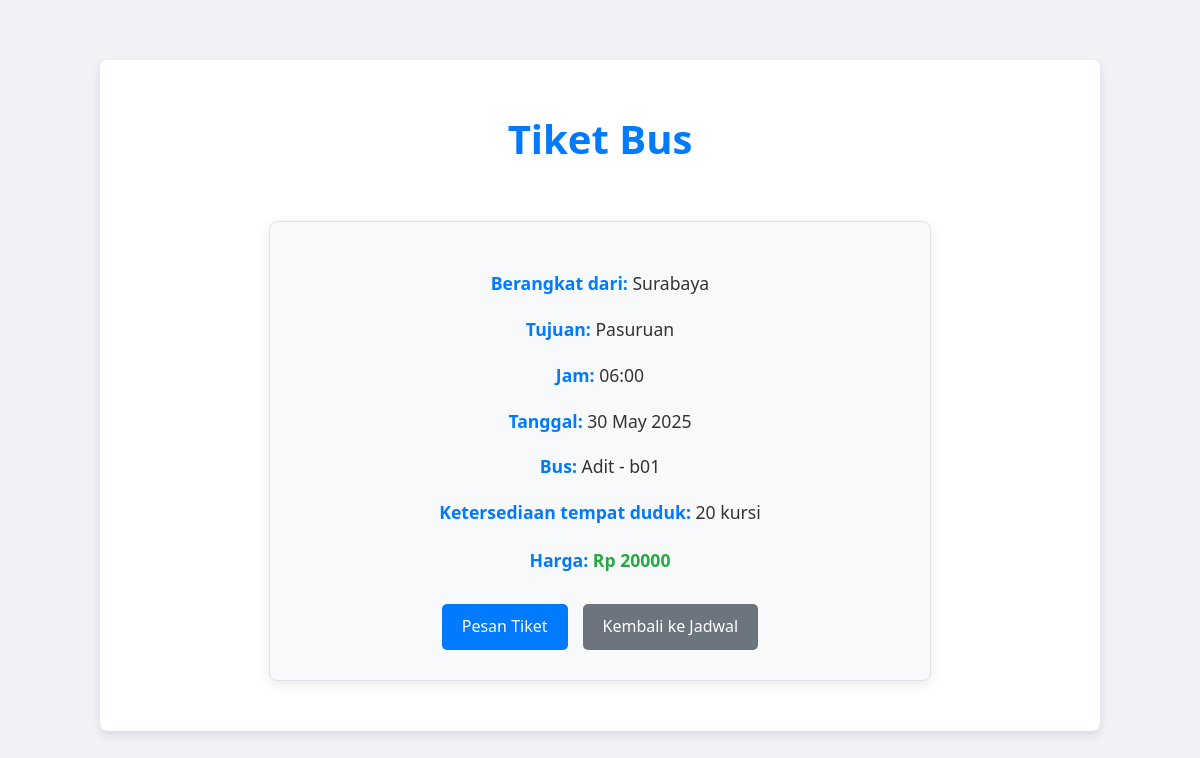
The page /schedule/1/ on the database its author committed.
### bus/models.py (models this page shows, shortened)
class Schedule(models.Model):
    bus = models.ForeignKey(Bus, on_delete=models.CASCADE)
    arrival_time = models.DateTimeField()
    price = models.DecimalField(max_digits=10, decimal_places=2)
    available_seats = models.IntegerField()
    origin = models.CharField(max_length=100, db_index=True)
    destination = models.CharField(max_length=100, db_index=True)
    departure_time = models.DateTimeField(db_index=True)

class Bus(models.Model):
    operator = models.ForeignKey(Operator, on_delete=models.CASCADE)
    bus_number = models.CharField(max_length=50)
    capacity = models.IntegerField()

class Operator(models.Model):
    name = models.CharField(max_length=100)
    description = models.TextField()
    slug = models.SlugField(unique=True) # Untuk URL yang lebih bersih (e.g., /transjatim/)

### bus/views.py (the view)
# urls.py: path('schedule/<int:schedule_id>/', views.ticket_detail, name='ticket_detail'),
def ticket_detail(request, schedule_id):
    schedule = get_object_or_404(Schedule, id=schedule_id)
    context = {
        'schedule': schedule,
    }
    return render(request, 'bus/ticket_detail.html', context)

### bus/templates/bus/ticket_detail.html (shortened to what this page needs)
{% load static %}
<!DOCTYPE html>
<html lang="en">
<head>
    <link rel="stylesheet" href="{% static 'bus/css/style.css' %}">
</head>
<body>
    <div class="container">
        <h1 class="main-title">Tiket Bus</h1>
        <div class="ticket-detail-card">
            <p><strong>Berangkat dari:</strong> {{ schedule.origin }}</p>
            <p><strong>Tujuan:</strong> {{ schedule.destination }}</p>
            <p><strong>Jam:</strong> {{ schedule.departure_time|date:"H:i" }}</p>
            <p><strong>Tanggal:</strong> {{ schedule.departure_time|date:"d M Y" }}</p>
            <p><strong>Bus:</strong> {{ schedule.bus.operator.name }} - {{ schedule.bus.bus_number }}</p>
            <p><strong>Ketersediaan tempat duduk:</strong> {{ schedule.available_seats }} kursi</p>
            <p class="price-display"><strong>Harga:</strong> Rp {{ schedule.price|floatformat:0 }}</p>
            {% if schedule.available_seats > 0 %}
                <div class="action-buttons">
                    <a href="{% url 'bus:book_ticket' schedule_id=schedule.id %}" class="btn">Pesan Tiket</a>
                    <a href="{% url 'bus:operator_detail' operator_slug=schedule.bus.operator.slug %}" class="btn btn-secondary">Kembali ke Jadwal</a>
                </div>
            {% else %}
                <p class="message error-message">Maaf, tiket untuk jadwal ini sudah habis.</p>
                <div class="action-buttons">
                    <a href="{% url 'bus:operator_detail' operator_slug=schedule.bus.operator.slug %}" class="btn btn-secondary">Kembali ke Jadwal</a>
                </div>
            {% endif %}
        </div>
    </div>
</body>
</html>

### bus/static/bus/css/style.css (style rules this page uses)
body { font-family: 'Segoe UI', Tahoma, Geneva, Verdana, sans-serif; margin: 0; padding: 20px; background-color: #f0f2f5; color: #333; line-height: 1.6; }
.container { max-width: 960px; margin: 40px auto; padding: 20px; background-color: #fff; border-radius: 8px; box-shadow: 0 4px 10px rgba(0, 0, 0, 0.1); }
.main-title { text-align: center; color: #007bff; margin-bottom: 50px; font-size: 2.5em; text-shadow: 1px 1px 2px rgba(0,0,0,0.05); }
button[type="submit"], .btn { background-color: #007bff; color: white; padding: 10px 20px; border: none; border-radius: 5px; cursor: pointer; font-size: 1em; transition: background-color 0.3s ease; text-decoration: none; display: inline-block; text-align: center; }
.ticket-detail-card { background-color: #f8f9fa; border: 1px solid #dee2e6; border-radius: 8px; padding: 30px; box-shadow: 0 4px 12px rgba(0,0,0,0.08); max-width: 600px; margin: 30px auto; text-align: center; }
.ticket-detail-card p { font-size: 1.1em; margin-bottom: 10px; }
.ticket-detail-card strong { color: #007bff; }
.price-display { font-size: 1.5em; color: #28a745; font-weight: bold; margin-top: 20px; margin-bottom: 30px; }
.action-buttons { margin-top: 30px; display: flex; justify-content: center; gap: 15px; }
.btn.btn-secondary { background-color: #6c757d; }

### rows shown on the page
Schedule: origin "Surabaya", destination "Pasuruan", departure_time "06:00", departure_time "30 May 2025", bus.operator.name "Adit", bus.bus_number "b01", available_seats "20", price "20000"
